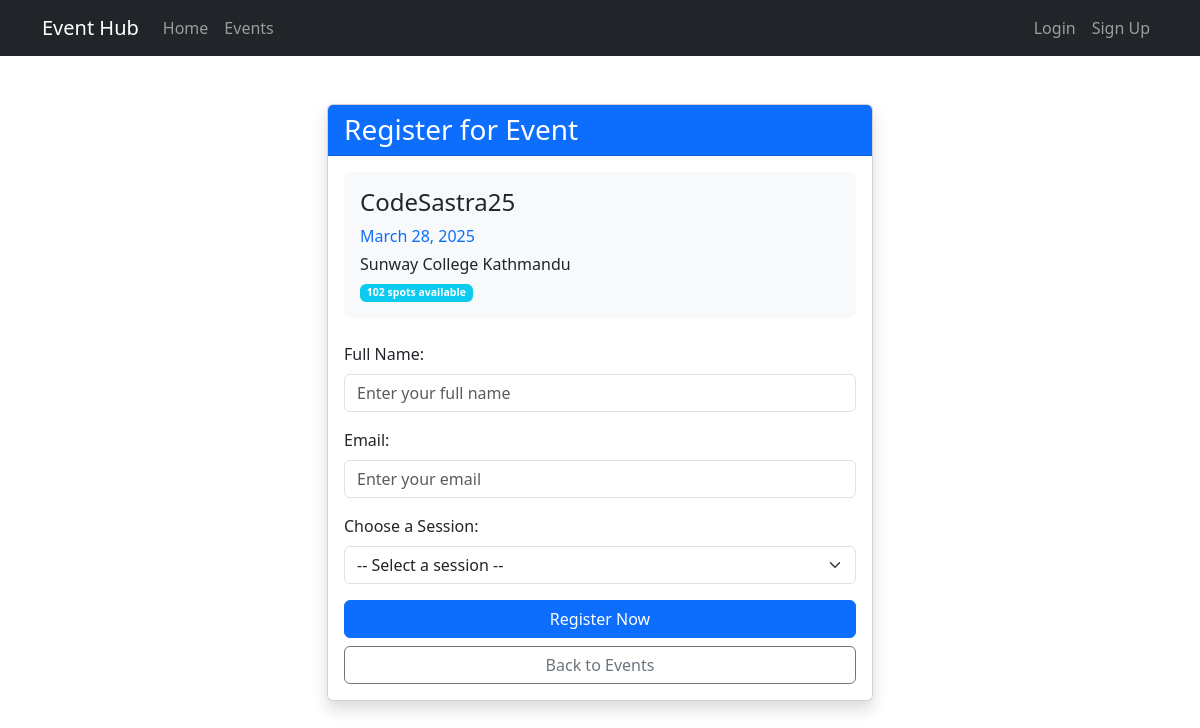
Page /event-registration/register/1/ on the earlier database version.
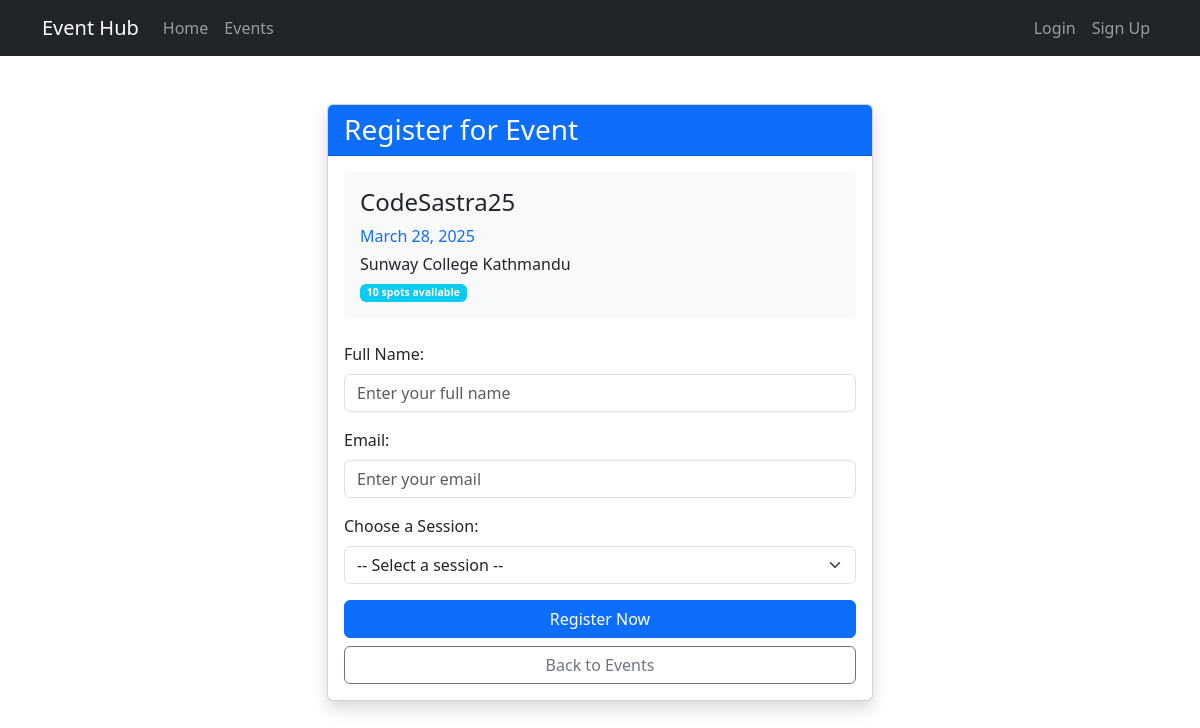
Same page on the later database version.
### events/models.py (models this page shows, shortened)
class Event(models.Model):
    title = models.CharField(max_length=200)
    description = models.TextField()
    date = models.DateTimeField(default=timezone.now)
    location = models.CharField(max_length=200)
    capacity = models.PositiveBigIntegerField()
    created_by = models.ForeignKey(User, on_delete=models.CASCADE, related_name='created_events')
    created_at = models.DateTimeField(auto_now_add=True)
    updated_at = models.DateTimeField(auto_now=True)

### event_registration/views.py (the view, shortened to what this page needs)
# urls.py: path('register/<int:event_id>/', views.register_event, name='register_event'),
def register_event(request, event_id):
    event = get_object_or_404(Event, id=event_id)
    return render(request, "event_registration/forms.html", {"event": event})

### event_registration/templates/event_registration/forms.html (shortened to what this page needs)
<!DOCTYPE html>
<html lang="en">
<head>
    <link href="https://cdn.jsdelivr.net/npm/bootstrap@5.3.0/dist/css/bootstrap.min.css" rel="stylesheet">
</head>
<body>
    {% include 'navbar.html' %}
    <div class="container py-5">
        <div class="row justify-content-center">
            <div class="col-md-8 col-lg-6">
                <div class="card shadow">
                    <div class="card-header bg-primary text-white">
                        <h3 class="card-title mb-0">Register for Event</h3>
                    </div>
                    <div class="card-body">
                        <div class="mb-4 p-3 bg-light rounded">
                            <h4>{{ event.title }}</h4>
                            <p class="text-primary mb-1">
                                 {{ event.date|date:"F j, Y" }}
                            </p>
                            <p class="mb-1">
                                 {{ event.location }}
                            </p>
                            <p class="mb-0 small">
                                <span class="badge bg-info">{{ event.capacity }} spots available</span>
                            </p>
                        </div>
                        <form method="post" action="{% url 'register_event' event.id %}">
                            <div class="mb-3">
                                <label for="name" class="form-label">Full Name:</label>
                                <input type="text" id="name" name="name" class="form-control" placeholder="Enter your full name" required>
                            </div>
                            <div class="mb-3">
                                <label for="email" class="form-label">Email:</label>
                                <input type="email" id="email" name="email" class="form-control" placeholder="Enter your email" required>
                            </div>
                            <div class="mb-3">
                                <label for="session" class="form-label">Choose a Session:</label>
                                <select id="session" name="session" class="form-select" required>
                                    <option value="">-- Select a session --</option>
                                </select>
                            </div>
                            <div class="d-grid gap-2">
                                <button type="submit" class="btn btn-primary">Register Now</button>
                                <a href="{% url 'event_list' %}" class="btn btn-outline-secondary">Back to Events</a>
                            </div>
                        </form>
                    </div>
                </div>
            </div>
        </div>
    </div>
</body>
</html>

Differences in the rows shown:
changed Event "CodeSastra25": capacity "102" → "10"
